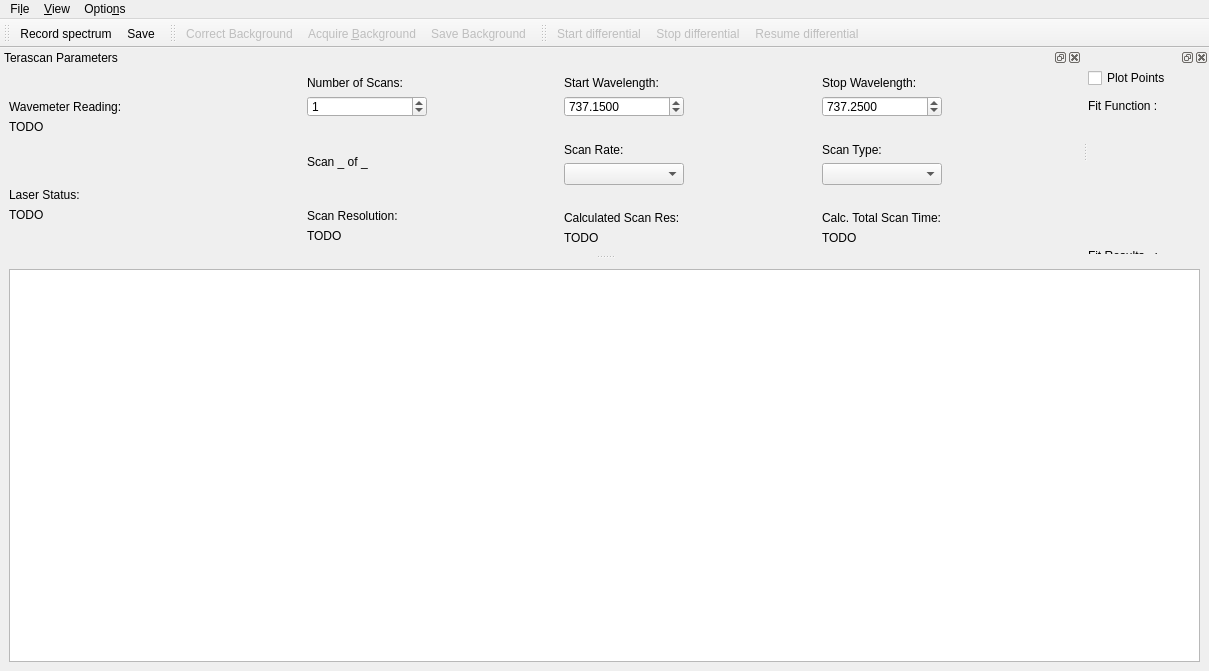
<?xml version="1.0" encoding="UTF-8"?>
<ui version="4.0">
 <class>ScanWindow</class>
 <widget class="QMainWindow" name="ScanWindow">
  <property name="geometry">
   <rect>
    <x>0</x>
    <y>0</y>
    <width>1209</width>
    <height>671</height>
   </rect>
  </property>
  <property name="windowTitle">
   <string>qudi: Spectrometer</string>
  </property>
  <widget class="QWidget" name="centralwidget">
   <layout class="QVBoxLayout" name="verticalLayout_2">
    <item>
     <widget class="PlotWidget" name="plotWidget"/>
    </item>
   </layout>
  </widget>
  <widget class="QMenuBar" name="menubar">
   <property name="geometry">
    <rect>
     <x>0</x>
     <y>0</y>
     <width>1209</width>
     <height>22</height>
    </rect>
   </property>
   <widget class="QMenu" name="menuLaserscan">
    <property name="title">
     <string>Fi&amp;le</string>
    </property>
    <addaction name="save_scan_Action"/>
    <addaction name="actionSave_as"/>
    <addaction name="actionClose"/>
   </widget>
   <widget class="QMenu" name="menuView">
    <property name="title">
     <string>&amp;View</string>
    </property>
    <addaction name="restore_default_view_Action"/>
   </widget>
   <widget class="QMenu" name="menuOptions">
    <property name="title">
     <string>Optio&amp;ns</string>
    </property>
    <addaction name="action_FitSettings"/>
   </widget>
   <addaction name="menuLaserscan"/>
   <addaction name="menuView"/>
   <addaction name="menuOptions"/>
  </widget>
  <widget class="QToolBar" name="measure_ToolBar">
   <property name="enabled">
    <bool>true</bool>
   </property>
   <property name="windowTitle">
    <string>toolBar</string>
   </property>
   <attribute name="toolBarArea">
    <enum>TopToolBarArea</enum>
   </attribute>
   <attribute name="toolBarBreak">
    <bool>false</bool>
   </attribute>
   <addaction name="run_scan_Action"/>
   <addaction name="save_scan_Action"/>
  </widget>
  <widget class="QToolBar" name="background_ToolBar">
   <property name="enabled">
    <bool>false</bool>
   </property>
   <property name="windowTitle">
    <string>toolBar</string>
   </property>
   <attribute name="toolBarArea">
    <enum>TopToolBarArea</enum>
   </attribute>
   <attribute name="toolBarBreak">
    <bool>false</bool>
   </attribute>
   <addaction name="correct_background_Action"/>
   <addaction name="acquire_background_Action"/>
   <addaction name="save_background_Action"/>
  </widget>
  <widget class="QToolBar" name="differential_ToolBar">
   <property name="enabled">
    <bool>false</bool>
   </property>
   <property name="windowTitle">
    <string>toolBar</string>
   </property>
   <attribute name="toolBarArea">
    <enum>TopToolBarArea</enum>
   </attribute>
   <attribute name="toolBarBreak">
    <bool>false</bool>
   </attribute>
   <addaction name="start_diff_spec_Action"/>
   <addaction name="stop_diff_spec_Action"/>
   <addaction name="resume_diff_spec_Action"/>
  </widget>
  <widget class="QDockWidget" name="scan_parameters_dockWidget">
   <property name="sizePolicy">
    <sizepolicy hsizetype="Preferred" vsizetype="Preferred">
     <horstretch>0</horstretch>
     <verstretch>0</verstretch>
    </sizepolicy>
   </property>
   <property name="windowTitle">
    <string>Terascan Parameters</string>
   </property>
   <attribute name="dockWidgetArea">
    <number>4</number>
   </attribute>
   <widget class="QWidget" name="dockWidgetContents_4">
    <layout class="QVBoxLayout" name="verticalLayout_3">
     <item>
      <layout class="QHBoxLayout" name="horizontalLayout_6">
       <item>
        <layout class="QVBoxLayout" name="verticalLayout_5">
         <item>
          <layout class="QVBoxLayout" name="verticalLayout_8">
           <item>
            <widget class="QLabel" name="wvlnRead_label">
             <property name="text">
              <string>Wavemeter Reading:</string>
             </property>
             <property name="alignment">
              <set>Qt::AlignBottom|Qt::AlignLeading|Qt::AlignLeft</set>
             </property>
            </widget>
           </item>
           <item>
            <widget class="QLabel" name="wvlnRead_disp">
             <property name="text">
              <string>TODO</string>
             </property>
             <property name="alignment">
              <set>Qt::AlignLeading|Qt::AlignLeft|Qt::AlignTop</set>
             </property>
            </widget>
           </item>
          </layout>
         </item>
         <item>
          <layout class="QVBoxLayout" name="verticalLayout_9">
           <item>
            <widget class="QLabel" name="status_label">
             <property name="text">
              <string>Laser Status:</string>
             </property>
             <property name="alignment">
              <set>Qt::AlignBottom|Qt::AlignLeading|Qt::AlignLeft</set>
             </property>
            </widget>
           </item>
           <item>
            <widget class="QLabel" name="status_disp">
             <property name="text">
              <string>TODO</string>
             </property>
             <property name="alignment">
              <set>Qt::AlignLeading|Qt::AlignLeft|Qt::AlignTop</set>
             </property>
            </widget>
           </item>
          </layout>
         </item>
        </layout>
       </item>
       <item>
        <spacer name="horizontalSpacer">
         <property name="orientation">
          <enum>Qt::Horizontal</enum>
         </property>
         <property name="sizeType">
          <enum>QSizePolicy::Minimum</enum>
         </property>
         <property name="sizeHint" stdset="0">
          <size>
           <width>40</width>
           <height>20</height>
          </size>
         </property>
        </spacer>
       </item>
       <item>
        <layout class="QVBoxLayout" name="verticalLayout_7">
         <item>
          <layout class="QVBoxLayout" name="verticalLayout_13">
           <item>
            <widget class="QLabel" name="numScans_label">
             <property name="text">
              <string>Number of Scans:</string>
             </property>
             <property name="alignment">
              <set>Qt::AlignBottom|Qt::AlignLeading|Qt::AlignLeft</set>
             </property>
            </widget>
           </item>
           <item>
            <widget class="QSpinBox" name="numScans_spinBox">
             <property name="maximumSize">
              <size>
               <width>120</width>
               <height>21</height>
              </size>
             </property>
             <property name="alignment">
              <set>Qt::AlignLeading|Qt::AlignLeft|Qt::AlignVCenter</set>
             </property>
             <property name="value">
              <number>1</number>
             </property>
            </widget>
           </item>
          </layout>
         </item>
         <item>
          <spacer name="verticalSpacer">
           <property name="orientation">
            <enum>Qt::Vertical</enum>
           </property>
           <property name="sizeType">
            <enum>QSizePolicy::Fixed</enum>
           </property>
           <property name="sizeHint" stdset="0">
            <size>
             <width>10</width>
             <height>20</height>
            </size>
           </property>
          </spacer>
         </item>
         <item>
          <layout class="QVBoxLayout" name="verticalLayout_14">
           <item>
            <widget class="QLabel" name="scanNumber_label">
             <property name="text">
              <string>Scan _ of _</string>
             </property>
            </widget>
           </item>
          </layout>
         </item>
         <item>
          <spacer name="verticalSpacer_2">
           <property name="orientation">
            <enum>Qt::Vertical</enum>
           </property>
           <property name="sizeType">
            <enum>QSizePolicy::Fixed</enum>
           </property>
           <property name="sizeHint" stdset="0">
            <size>
             <width>10</width>
             <height>20</height>
            </size>
           </property>
          </spacer>
         </item>
         <item>
          <layout class="QVBoxLayout" name="verticalLayout_15">
           <item>
            <widget class="QLabel" name="calcDwellTime_label">
             <property name="text">
              <string>Scan Resolution:</string>
             </property>
             <property name="alignment">
              <set>Qt::AlignBottom|Qt::AlignLeading|Qt::AlignLeft</set>
             </property>
            </widget>
           </item>
           <item>
            <widget class="QLabel" name="calcDwellTime_disp">
             <property name="text">
              <string>TODO</string>
             </property>
             <property name="alignment">
              <set>Qt::AlignLeading|Qt::AlignLeft|Qt::AlignTop</set>
             </property>
            </widget>
           </item>
          </layout>
         </item>
        </layout>
       </item>
       <item>
        <layout class="QVBoxLayout" name="verticalLayout_10">
         <item>
          <layout class="QVBoxLayout" name="verticalLayout_16">
           <item>
            <widget class="QLabel" name="startWvln_label">
             <property name="text">
              <string>Start Wavelength:</string>
             </property>
             <property name="alignment">
              <set>Qt::AlignBottom|Qt::AlignLeading|Qt::AlignLeft</set>
             </property>
            </widget>
           </item>
           <item>
            <widget class="QDoubleSpinBox" name="startWvln_doubleSpinBox">
             <property name="maximumSize">
              <size>
               <width>120</width>
               <height>21</height>
              </size>
             </property>
             <property name="decimals">
              <number>4</number>
             </property>
             <property name="minimum">
              <double>700.000000000000000</double>
             </property>
             <property name="maximum">
              <double>1000.000000000000000</double>
             </property>
             <property name="singleStep">
              <double>0.010000000000000</double>
             </property>
             <property name="value">
              <double>737.149999999999977</double>
             </property>
            </widget>
           </item>
          </layout>
         </item>
         <item>
          <spacer name="verticalSpacer_3">
           <property name="orientation">
            <enum>Qt::Vertical</enum>
           </property>
           <property name="sizeType">
            <enum>QSizePolicy::Fixed</enum>
           </property>
           <property name="sizeHint" stdset="0">
            <size>
             <width>10</width>
             <height>20</height>
            </size>
           </property>
          </spacer>
         </item>
         <item>
          <layout class="QVBoxLayout" name="verticalLayout_17">
           <item>
            <widget class="QLabel" name="scanRate_label">
             <property name="text">
              <string>Scan Rate:</string>
             </property>
             <property name="alignment">
              <set>Qt::AlignBottom|Qt::AlignLeading|Qt::AlignLeft</set>
             </property>
            </widget>
           </item>
           <item>
            <widget class="QComboBox" name="scanRate_comboBox">
             <property name="maximumSize">
              <size>
               <width>120</width>
               <height>30</height>
              </size>
             </property>
             <property name="currentIndex">
              <number>-1</number>
             </property>
            </widget>
           </item>
          </layout>
         </item>
         <item>
          <spacer name="verticalSpacer_4">
           <property name="orientation">
            <enum>Qt::Vertical</enum>
           </property>
           <property name="sizeType">
            <enum>QSizePolicy::Fixed</enum>
           </property>
           <property name="sizeHint" stdset="0">
            <size>
             <width>10</width>
             <height>20</height>
            </size>
           </property>
          </spacer>
         </item>
         <item>
          <layout class="QVBoxLayout" name="verticalLayout_18">
           <item>
            <widget class="QLabel" name="calcScanRes_label">
             <property name="text">
              <string>Calculated Scan Res:</string>
             </property>
             <property name="alignment">
              <set>Qt::AlignBottom|Qt::AlignLeading|Qt::AlignLeft</set>
             </property>
            </widget>
           </item>
           <item>
            <widget class="QLabel" name="calcScanRes_disp">
             <property name="text">
              <string>TODO</string>
             </property>
             <property name="alignment">
              <set>Qt::AlignLeading|Qt::AlignLeft|Qt::AlignTop</set>
             </property>
            </widget>
           </item>
          </layout>
         </item>
        </layout>
       </item>
       <item>
        <layout class="QVBoxLayout" name="verticalLayout_11">
         <item>
          <layout class="QVBoxLayout" name="verticalLayout_21">
           <item>
            <widget class="QLabel" name="stopWvln_label">
             <property name="text">
              <string>Stop Wavelength:</string>
             </property>
             <property name="alignment">
              <set>Qt::AlignBottom|Qt::AlignLeading|Qt::AlignLeft</set>
             </property>
            </widget>
           </item>
           <item>
            <widget class="QDoubleSpinBox" name="stopWvln_doubleSpinBox">
             <property name="maximumSize">
              <size>
               <width>120</width>
               <height>21</height>
              </size>
             </property>
             <property name="decimals">
              <number>4</number>
             </property>
             <property name="minimum">
              <double>700.000000000000000</double>
             </property>
             <property name="maximum">
              <double>1000.000000000000000</double>
             </property>
             <property name="singleStep">
              <double>0.010000000000000</double>
             </property>
             <property name="value">
              <double>737.250000000000000</double>
             </property>
            </widget>
           </item>
          </layout>
         </item>
         <item>
          <spacer name="verticalSpacer_5">
           <property name="orientation">
            <enum>Qt::Vertical</enum>
           </property>
           <property name="sizeType">
            <enum>QSizePolicy::Fixed</enum>
           </property>
           <property name="sizeHint" stdset="0">
            <size>
             <width>10</width>
             <height>20</height>
            </size>
           </property>
          </spacer>
         </item>
         <item>
          <layout class="QVBoxLayout" name="verticalLayout_20">
           <item>
            <widget class="QLabel" name="scanType_label">
             <property name="text">
              <string>Scan Type:</string>
             </property>
             <property name="alignment">
              <set>Qt::AlignBottom|Qt::AlignLeading|Qt::AlignLeft</set>
             </property>
            </widget>
           </item>
           <item>
            <widget class="QComboBox" name="scanType_comboBox">
             <property name="maximumSize">
              <size>
               <width>120</width>
               <height>30</height>
              </size>
             </property>
            </widget>
           </item>
          </layout>
         </item>
         <item>
          <spacer name="verticalSpacer_6">
           <property name="orientation">
            <enum>Qt::Vertical</enum>
           </property>
           <property name="sizeType">
            <enum>QSizePolicy::Fixed</enum>
           </property>
           <property name="sizeHint" stdset="0">
            <size>
             <width>10</width>
             <height>20</height>
            </size>
           </property>
          </spacer>
         </item>
         <item>
          <layout class="QVBoxLayout" name="verticalLayout_19">
           <item>
            <widget class="QLabel" name="calcTotalTime_label">
             <property name="text">
              <string>Calc. Total Scan Time:</string>
             </property>
             <property name="alignment">
              <set>Qt::AlignBottom|Qt::AlignLeading|Qt::AlignLeft</set>
             </property>
            </widget>
           </item>
           <item>
            <widget class="QLabel" name="calcTotalTime_disp">
             <property name="text">
              <string>TODO</string>
             </property>
             <property name="alignment">
              <set>Qt::AlignLeading|Qt::AlignLeft|Qt::AlignTop</set>
             </property>
            </widget>
           </item>
          </layout>
         </item>
        </layout>
       </item>
      </layout>
     </item>
    </layout>
   </widget>
  </widget>
  <widget class="QDockWidget" name="dockWidget_2">
   <attribute name="dockWidgetArea">
    <number>4</number>
   </attribute>
   <widget class="QWidget" name="dockWidgetContents_2">
    <widget class="QWidget" name="gridWidget" native="true">
     <property name="geometry">
      <rect>
       <x>0</x>
       <y>0</y>
       <width>501</width>
       <height>321</height>
      </rect>
     </property>
     <layout class="QGridLayout" name="gridLayout">
      <item row="4" column="1">
       <widget class="QLabel" name="resultsLabel">
        <property name="text">
         <string>Fit Results   :</string>
        </property>
       </widget>
      </item>
      <item row="3" column="3">
       <widget class="QPushButton" name="do_fit_PushButton">
        <property name="minimumSize">
         <size>
          <width>20</width>
          <height>0</height>
         </size>
        </property>
        <property name="text">
         <string>Fit</string>
        </property>
       </widget>
      </item>
      <item row="4" column="2">
       <widget class="QTextBrowser" name="fit_results_DisplayWidget">
        <property name="sizePolicy">
         <sizepolicy hsizetype="Preferred" vsizetype="Preferred">
          <horstretch>0</horstretch>
          <verstretch>0</verstretch>
         </sizepolicy>
        </property>
       </widget>
      </item>
      <item row="3" column="1">
       <widget class="QLabel" name="functionLabel">
        <property name="text">
         <string>Fit Function :</string>
        </property>
       </widget>
      </item>
      <item row="3" column="2">
       <widget class="FitSettingsComboBox" name="fit_methods_ComboBox">
        <property name="minimumSize">
         <size>
          <width>150</width>
          <height>0</height>
         </size>
        </property>
       </widget>
      </item>
      <item row="1" column="1">
       <widget class="QCheckBox" name="plotPoints_checkBox">
        <property name="text">
         <string>Plot Points</string>
        </property>
       </widget>
      </item>
      <item row="1" column="3">
       <widget class="QPushButton" name="replot_pushButton">
        <property name="text">
         <string>Replot</string>
        </property>
        <property name="autoDefault">
         <bool>false</bool>
        </property>
        <property name="default">
         <bool>false</bool>
        </property>
        <property name="flat">
         <bool>false</bool>
        </property>
       </widget>
      </item>
     </layout>
    </widget>
   </widget>
  </widget>
  <action name="actionClose">
   <property name="icon">
    <iconset>
     <normaloff>../../artwork/icons/oxygen/22x22/application-exit.png</normaloff>../../artwork/icons/oxygen/22x22/application-exit.png</iconset>
   </property>
   <property name="text">
    <string>&amp;Close</string>
   </property>
  </action>
  <action name="run_scan_Action">
   <property name="icon">
    <iconset>
     <normaloff>../../artwork/icons/qudiTheme/22x22/record-counter.png</normaloff>../../artwork/icons/qudiTheme/22x22/record-counter.png</iconset>
   </property>
   <property name="text">
    <string>Record spectrum</string>
   </property>
   <property name="toolTip">
    <string>Record spectrum (A)</string>
   </property>
   <property name="shortcut">
    <string>A</string>
   </property>
  </action>
  <action name="stop_diff_spec_Action">
   <property name="enabled">
    <bool>false</bool>
   </property>
   <property name="text">
    <string>Stop differential</string>
   </property>
  </action>
  <action name="restore_default_view_Action">
   <property name="text">
    <string>&amp;Restore default view</string>
   </property>
  </action>
  <action name="start_diff_spec_Action">
   <property name="text">
    <string>Start differential</string>
   </property>
   <property name="toolTip">
    <string>Start differential (D)</string>
   </property>
   <property name="shortcut">
    <string>D</string>
   </property>
  </action>
  <action name="save_scan_Action">
   <property name="icon">
    <iconset>
     <normaloff>../../artwork/icons/oxygen/22x22/document-save.png</normaloff>../../artwork/icons/oxygen/22x22/document-save.png</iconset>
   </property>
   <property name="text">
    <string>&amp;Save</string>
   </property>
   <property name="toolTip">
    <string>Save spectrum (Strg+S)</string>
   </property>
   <property name="shortcut">
    <string>Ctrl+S</string>
   </property>
  </action>
  <action name="resume_diff_spec_Action">
   <property name="text">
    <string>Resume differential</string>
   </property>
   <property name="toolTip">
    <string>Resume a differential spectrum which was stopped</string>
   </property>
  </action>
  <action name="acquire_background_Action">
   <property name="text">
    <string>Acquire Background</string>
   </property>
   <property name="iconText">
    <string>Acquire &amp;Background</string>
   </property>
   <property name="toolTip">
    <string>Acquire Background Spectrum (B)</string>
   </property>
   <property name="shortcut">
    <string>B</string>
   </property>
  </action>
  <action name="correct_background_Action">
   <property name="checkable">
    <bool>true</bool>
   </property>
   <property name="icon">
    <iconset>
     <normaloff>../../artwork/styles/application/qdark/checkbox_unchecked.png</normaloff>
     <normalon>../../artwork/styles/application/qdark/checkbox_checked.png</normalon>../../artwork/styles/application/qdark/checkbox_unchecked.png</iconset>
   </property>
   <property name="text">
    <string>&amp;Correct Background</string>
   </property>
   <property name="toolTip">
    <string>Select if the background correction should be appied (C)</string>
   </property>
   <property name="shortcut">
    <string>C</string>
   </property>
  </action>
  <action name="save_background_Action">
   <property name="text">
    <string>Save Background</string>
   </property>
   <property name="toolTip">
    <string>Save the background spectrum (Shift+B)</string>
   </property>
   <property name="shortcut">
    <string>Shift+B</string>
   </property>
  </action>
  <action name="action_FitSettings">
   <property name="text">
    <string>&amp;Fit settings</string>
   </property>
  </action>
  <action name="actionSave_as">
   <property name="text">
    <string>&amp;Save as...</string>
   </property>
  </action>
 </widget>
 <customwidgets>
  <customwidget>
   <class>PlotWidget</class>
   <extends>QGraphicsView</extends>
   <header>pyqtgraph</header>
  </customwidget>
  <customwidget>
   <class>FitSettingsComboBox</class>
   <extends>QComboBox</extends>
   <header>gui/fitsettings</header>
  </customwidget>
 </customwidgets>
 <resources/>
 <connections>
  <connection>
   <sender>actionClose</sender>
   <signal>triggered()</signal>
   <receiver>ScanWindow</receiver>
   <slot>close()</slot>
   <hints>
    <hint type="sourcelabel">
     <x>-1</x>
     <y>-1</y>
    </hint>
    <hint type="destinationlabel">
     <x>401</x>
     <y>299</y>
    </hint>
   </hints>
  </connection>
 </connections>
</ui>
